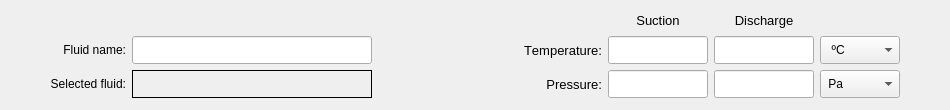
           <widget class="QFrame" name="frame_states">
            <property name="minimumSize">
             <size>
              <width>0</width>
              <height>110</height>
             </size>
            </property>
            <property name="frameShape">
             <enum>QFrame::NoFrame</enum>
            </property>
            <property name="frameShadow">
             <enum>QFrame::Raised</enum>
            </property>
            <layout class="QGridLayout" name="gridLayout">
             <property name="leftMargin">
              <number>4</number>
             </property>
             <property name="topMargin">
              <number>4</number>
             </property>
             <property name="rightMargin">
              <number>4</number>
             </property>
             <property name="bottomMargin">
              <number>4</number>
             </property>
             <property name="horizontalSpacing">
              <number>8</number>
             </property>
             <property name="verticalSpacing">
              <number>4</number>
             </property>
             <item row="0" column="1">
              <spacer name="horizontalSpacer">
               <property name="orientation">
                <enum>Qt::Horizontal</enum>
               </property>
               <property name="sizeHint" stdset="0">
                <size>
                 <width>40</width>
                 <height>20</height>
                </size>
               </property>
              </spacer>
             </item>
             <item row="0" column="0">
              <widget class="QFrame" name="frame_5">
               <property name="minimumSize">
                <size>
                 <width>0</width>
                 <height>60</height>
                </size>
               </property>
               <property name="frameShape">
                <enum>QFrame::NoFrame</enum>
               </property>
               <property name="frameShadow">
                <enum>QFrame::Raised</enum>
               </property>
               <layout class="QGridLayout" name="gridLayout_14">
                <property name="leftMargin">
                 <number>6</number>
                </property>
                <property name="topMargin">
                 <number>6</number>
                </property>
                <property name="rightMargin">
                 <number>6</number>
                </property>
                <property name="bottomMargin">
                 <number>6</number>
                </property>
                <item row="1" column="1">
                 <widget class="QLabel" name="label_5">
                  <property name="minimumSize">
                   <size>
                    <width>0</width>
                    <height>28</height>
                   </size>
                  </property>
                  <property name="maximumSize">
                   <size>
                    <width>140</width>
                    <height>28</height>
                   </size>
                  </property>
                  <property name="font">
                   <font>
                    <kerning>false</kerning>
                   </font>
                  </property>
                  <property name="text">
                   <string>Fluid name:</string>
                  </property>
                  <property name="alignment">
                   <set>Qt::AlignRight|Qt::AlignTrailing|Qt::AlignVCenter</set>
                  </property>
                 </widget>
                </item>
                <item row="1" column="2">
                 <widget class="QLineEdit" name="lineEdit_fluid_name">
                  <property name="minimumSize">
                   <size>
                    <width>240</width>
                    <height>28</height>
                   </size>
                  </property>
                  <property name="maximumSize">
                   <size>
                    <width>350</width>
                    <height>28</height>
                   </size>
                  </property>
                  <property name="whatsThis">
                   <string>&lt;html&gt;&lt;head/&gt;&lt;body&gt;&lt;p&gt;Insert a fluid name&lt;/p&gt;&lt;/body&gt;&lt;/html&gt;</string>
                  </property>
                  <property name="styleSheet">
                   <string notr="true"/>
                  </property>
                  <property name="text">
                   <string/>
                  </property>
                  <property name="alignment">
                   <set>Qt::AlignCenter</set>
                  </property>
                 </widget>
                </item>
                <item row="1" column="0">
                 <spacer name="horizontalSpacer_7">
                  <property name="orientation">
                   <enum>Qt::Horizontal</enum>
                  </property>
                  <property name="sizeHint" stdset="0">
                   <size>
                    <width>40</width>
                    <height>20</height>
                   </size>
                  </property>
                 </spacer>
                </item>
                <item row="1" column="3">
                 <spacer name="horizontalSpacer_4">
                  <property name="orientation">
                   <enum>Qt::Horizontal</enum>
                  </property>
                  <property name="sizeHint" stdset="0">
                   <size>
                    <width>40</width>
                    <height>20</height>
                   </size>
                  </property>
                 </spacer>
                </item>
                <item row="2" column="1">
                 <widget class="QLabel" name="label_3">
                  <property name="minimumSize">
                   <size>
                    <width>0</width>
                    <height>28</height>
                   </size>
                  </property>
                  <property name="maximumSize">
                   <size>
                    <width>140</width>
                    <height>28</height>
                   </size>
                  </property>
                  <property name="font">
                   <font>
                    <kerning>false</kerning>
                   </font>
                  </property>
                  <property name="text">
                   <string>Selected fluid:</string>
                  </property>
                  <property name="alignment">
                   <set>Qt::AlignRight|Qt::AlignTrailing|Qt::AlignVCenter</set>
                  </property>
                 </widget>
                </item>
                <item row="0" column="2">
                 <widget class="QLabel" name="label_spacing">
                  <property name="minimumSize">
                   <size>
                    <width>100</width>
                    <height>20</height>
                   </size>
                  </property>
                  <property name="maximumSize">
                   <size>
                    <width>1000</width>
                    <height>20</height>
                   </size>
                  </property>
                  <property name="font">
                   <font>
                    <family>MS Shell Dlg 2</family>
                    <pointsize>10</pointsize>
                    <weight>50</weight>
                    <italic>false</italic>
                    <bold>false</bold>
                   </font>
                  </property>
                  <property name="frameShape">
                   <enum>QFrame::NoFrame</enum>
                  </property>
                  <property name="text">
                   <string/>
                  </property>
                  <property name="alignment">
                   <set>Qt::AlignCenter</set>
                  </property>
                 </widget>
                </item>
                <item row="2" column="2">
                 <widget class="QLabel" name="label_selected_fluid">
                  <property name="minimumSize">
                   <size>
                    <width>240</width>
                    <height>28</height>
                   </size>
                  </property>
                  <property name="maximumSize">
                   <size>
                    <width>350</width>
                    <height>28</height>
                   </size>
                  </property>
                  <property name="font">
                   <font>
                    <pointsize>8</pointsize>
                   </font>
                  </property>
                  <property name="styleSheet">
                   <string notr="true"/>
                  </property>
                  <property name="frameShape">
                   <enum>QFrame::Box</enum>
                  </property>
                  <property name="text">
                   <string/>
                  </property>
                  <property name="alignment">
                   <set>Qt::AlignCenter</set>
                  </property>
                  <property name="wordWrap">
                   <bool>true</bool>
                  </property>
                  <property name="margin">
                   <number>2</number>
                  </property>
                  <property name="indent">
                   <number>2</number>
                  </property>
                 </widget>
                </item>
               </layout>
              </widget>
             </item>
             <item row="0" column="2">
              <widget class="QFrame" name="frame_10">
               <property name="frameShape">
                <enum>QFrame::NoFrame</enum>
               </property>
               <property name="frameShadow">
                <enum>QFrame::Raised</enum>
               </property>
               <layout class="QGridLayout" name="gridLayout_15">
                <property name="leftMargin">
                 <number>6</number>
                </property>
                <property name="topMargin">
                 <number>6</number>
                </property>
                <property name="rightMargin">
                 <number>6</number>
                </property>
                <property name="bottomMargin">
                 <number>6</number>
                </property>
                <item row="1" column="5">
                 <spacer name="horizontalSpacer_2">
                  <property name="orientation">
                   <enum>Qt::Horizontal</enum>
                  </property>
                  <property name="sizeHint" stdset="0">
                   <size>
                    <width>40</width>
                    <height>20</height>
                   </size>
                  </property>
                 </spacer>
                </item>
                <item row="2" column="4">
                 <widget class="QComboBox" name="comboBox_pressure_units">
                  <property name="minimumSize">
                   <size>
                    <width>80</width>
                    <height>28</height>
                   </size>
                  </property>
                  <property name="maximumSize">
                   <size>
                    <width>80</width>
                    <height>28</height>
                   </size>
                  </property>
                  <property name="font">
                   <font>
                    <family>MS Shell Dlg 2</family>
                    <italic>false</italic>
                   </font>
                  </property>
                  <item>
                   <property name="text">
                    <string> Pa</string>
                   </property>
                  </item>
                  <item>
                   <property name="text">
                    <string> kPa</string>
                   </property>
                  </item>
                  <item>
                   <property name="text">
                    <string> atm</string>
                   </property>
                  </item>
                  <item>
                   <property name="text">
                    <string> bar</string>
                   </property>
                  </item>
                  <item>
                   <property name="text">
                    <string> kgf/cm²</string>
                   </property>
                  </item>
                  <item>
                   <property name="text">
                    <string> psi</string>
                   </property>
                  </item>
                  <item>
                   <property name="text">
                    <string> ksi</string>
                   </property>
                  </item>
                 </widget>
                </item>
                <item row="0" column="2">
                 <widget class="QLabel" name="label_suction">
                  <property name="minimumSize">
                   <size>
                    <width>100</width>
                    <height>20</height>
                   </size>
                  </property>
                  <property name="maximumSize">
                   <size>
                    <width>100</width>
                    <height>20</height>
                   </size>
                  </property>
                  <property name="font">
                   <font>
                    <family>MS Shell Dlg 2</family>
                    <pointsize>10</pointsize>
                    <weight>50</weight>
                    <italic>false</italic>
                    <bold>false</bold>
                   </font>
                  </property>
                  <property name="text">
                   <string>Suction</string>
                  </property>
                  <property name="alignment">
                   <set>Qt::AlignCenter</set>
                  </property>
                 </widget>
                </item>
                <item row="1" column="1">
                 <widget class="QLabel" name="label_10">
                  <property name="minimumSize">
                   <size>
                    <width>90</width>
                    <height>28</height>
                   </size>
                  </property>
                  <property name="maximumSize">
                   <size>
                    <width>400</width>
                    <height>28</height>
                   </size>
                  </property>
                  <property name="font">
                   <font>
                    <family>MS Shell Dlg 2</family>
                    <pointsize>10</pointsize>
                    <weight>50</weight>
                    <italic>false</italic>
                    <bold>false</bold>
                    <kerning>false</kerning>
                   </font>
                  </property>
                  <property name="text">
                   <string>Temperature:</string>
                  </property>
                  <property name="alignment">
                   <set>Qt::AlignRight|Qt::AlignTrailing|Qt::AlignVCenter</set>
                  </property>
                 </widget>
                </item>
                <item row="0" column="3">
                 <widget class="QLabel" name="label_discharge">
                  <property name="minimumSize">
                   <size>
                    <width>100</width>
                    <height>20</height>
                   </size>
                  </property>
                  <property name="maximumSize">
                   <size>
                    <width>100</width>
                    <height>20</height>
                   </size>
                  </property>
                  <property name="font">
                   <font>
                    <family>MS Shell Dlg 2</family>
                    <pointsize>10</pointsize>
                    <weight>50</weight>
                    <italic>false</italic>
                    <bold>false</bold>
                   </font>
                  </property>
                  <property name="text">
                   <string>Discharge</string>
                  </property>
                  <property name="alignment">
                   <set>Qt::AlignCenter</set>
                  </property>
                 </widget>
                </item>
                <item row="1" column="2">
                 <widget class="QLineEdit" name="lineEdit_temperature">
                  <property name="minimumSize">
                   <size>
                    <width>100</width>
                    <height>28</height>
                   </size>
                  </property>
                  <property name="maximumSize">
                   <size>
                    <width>100</width>
                    <height>28</height>
                   </size>
                  </property>
                  <property name="font">
                   <font>
                    <pointsize>10</pointsize>
                    <weight>50</weight>
                    <italic>false</italic>
                    <bold>false</bold>
                   </font>
                  </property>
                  <property name="styleSheet">
                   <string notr="true"/>
                  </property>
                  <property name="text">
                   <string/>
                  </property>
                  <property name="alignment">
                   <set>Qt::AlignCenter</set>
                  </property>
                 </widget>
                </item>
                <item row="1" column="4">
                 <widget class="QComboBox" name="comboBox_temperature_units">
                  <property name="minimumSize">
                   <size>
                    <width>80</width>
                    <height>28</height>
                   </size>
                  </property>
                  <property name="maximumSize">
                   <size>
                    <width>80</width>
                    <height>28</height>
                   </size>
                  </property>
                  <property name="font">
                   <font>
                    <family>MS Shell Dlg 2</family>
                    <italic>false</italic>
                   </font>
                  </property>
                  <property name="currentIndex">
                   <number>1</number>
                  </property>
                  <item>
                   <property name="text">
                    <string>  K</string>
                   </property>
                  </item>
                  <item>
                   <property name="text">
                    <string>  ºC</string>
                   </property>
                  </item>
                  <item>
                   <property name="text">
                    <string>  ºF</string>
                   </property>
                  </item>
                 </widget>
                </item>
                <item row="1" column="3">
                 <widget class="QLineEdit" name="lineEdit_temperature_disch">
                  <property name="minimumSize">
                   <size>
                    <width>100</width>
                    <height>28</height>
                   </size>
                  </property>
                  <property name="maximumSize">
                   <size>
                    <width>100</width>
                    <height>28</height>
                   </size>
                  </property>
                  <property name="font">
                   <font>
                    <pointsize>10</pointsize>
                    <weight>50</weight>
                    <italic>false</italic>
                    <bold>false</bold>
                   </font>
                  </property>
                  <property name="styleSheet">
                   <string notr="true"/>
                  </property>
                  <property name="text">
                   <string/>
                  </property>
                  <property name="alignment">
                   <set>Qt::AlignCenter</set>
                  </property>
                 </widget>
                </item>
                <item row="2" column="1">
                 <widget class="QLabel" name="label_9">
                  <property name="minimumSize">
                   <size>
                    <width>90</width>
                    <height>28</height>
                   </size>
                  </property>
                  <property name="maximumSize">
                   <size>
                    <width>400</width>
                    <height>28</height>
                   </size>
                  </property>
                  <property name="font">
                   <font>
                    <family>MS Shell Dlg 2</family>
                    <pointsize>10</pointsize>
                    <weight>50</weight>
                    <italic>false</italic>
                    <bold>false</bold>
                    <kerning>false</kerning>
                   </font>
                  </property>
                  <property name="text">
                   <string>Pressure:</string>
                  </property>
                  <property name="alignment">
                   <set>Qt::AlignRight|Qt::AlignTrailing|Qt::AlignVCenter</set>
                  </property>
                 </widget>
                </item>
                <item row="2" column="3">
                 <widget class="QLineEdit" name="lineEdit_pressure_disch">
                  <property name="enabled">
                   <bool>true</bool>
                  </property>
                  <property name="minimumSize">
                   <size>
                    <width>100</width>
                    <height>28</height>
                   </size>
                  </property>
                  <property name="maximumSize">
                   <size>
                    <width>100</width>
                    <height>28</height>
                   </size>
                  </property>
                  <property name="font">
                   <font>
                    <pointsize>10</pointsize>
                    <weight>50</weight>
                    <italic>false</italic>
                    <bold>false</bold>
                   </font>
                  </property>
                  <property name="styleSheet">
                   <string notr="true"/>
                  </property>
                  <property name="text">
                   <string/>
                  </property>
                  <property name="alignment">
                   <set>Qt::AlignCenter</set>
                  </property>
                 </widget>
                </item>
                <item row="2" column="2">
                 <widget class="QLineEdit" name="lineEdit_pressure">
                  <property name="enabled">
                   <bool>true</bool>
                  </property>
                  <property name="minimumSize">
                   <size>
                    <width>100</width>
                    <height>28</height>
                   </size>
                  </property>
                  <property name="maximumSize">
                   <size>
                    <width>100</width>
                    <height>28</height>
                   </size>
                  </property>
                  <property name="font">
                   <font>
                    <pointsize>10</pointsize>
                    <weight>50</weight>
                    <italic>false</italic>
                    <bold>false</bold>
                   </font>
                  </property>
                  <property name="styleSheet">
                   <string notr="true"/>
                  </property>
                  <property name="text">
                   <string/>
                  </property>
                  <property name="alignment">
                   <set>Qt::AlignCenter</set>
                  </property>
                 </widget>
                </item>
                <item row="1" column="0">
                 <spacer name="horizontalSpacer_3">
                  <property name="orientation">
                   <enum>Qt::Horizontal</enum>
                  </property>
                  <property name="sizeHint" stdset="0">
                   <size>
                    <width>40</width>
                    <height>20</height>
                   </size>
                  </property>
                 </spacer>
                </item>
               </layout>
              </widget>
             </item>
            </layout>
           </widget>
